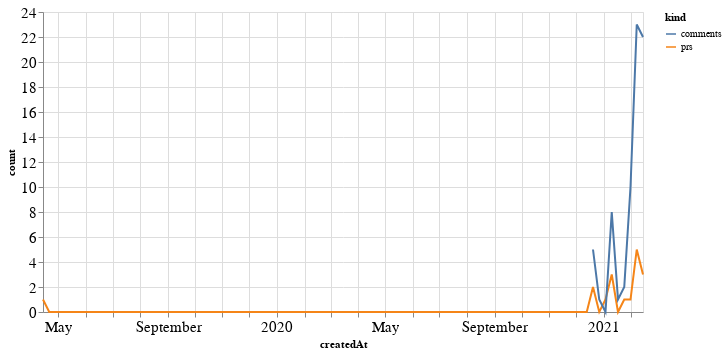

The notebook cell saved with this chart:
### Code cell
alt.Chart(total_time, width=600).mark_line().encode(
    x='createdAt',
    y='count',
    color='kind'
)

### Figure 1 — Vega-Lite specification as saved in the notebook (floating-point values rounded to 4 significant figures; data arrays with more than 128 entries replaced by an {"elided": "..."} marker saying what was removed)
{"config": {"axisLeft": {"labelFontSize": 15}, "axisBottom": {"labelFontSize": 15}}, "data": {"name": "data-0814439479ff93f38e443d8cb976fc5d"}, "mark": "line", "encoding": {"color": {"type": "nominal", "field": "kind"}, "x": {"type": "temporal", "field": "createdAt"}, "y": {"type": "quantitative", "field": "count"}}, "width": 600, "$schema": "https://vega.github.io/schema/vega-lite/v4.8.1.json", "datasets": {"data-0814439479ff93f38e443d8cb976fc5d": {"elided": "194 records"}}}
